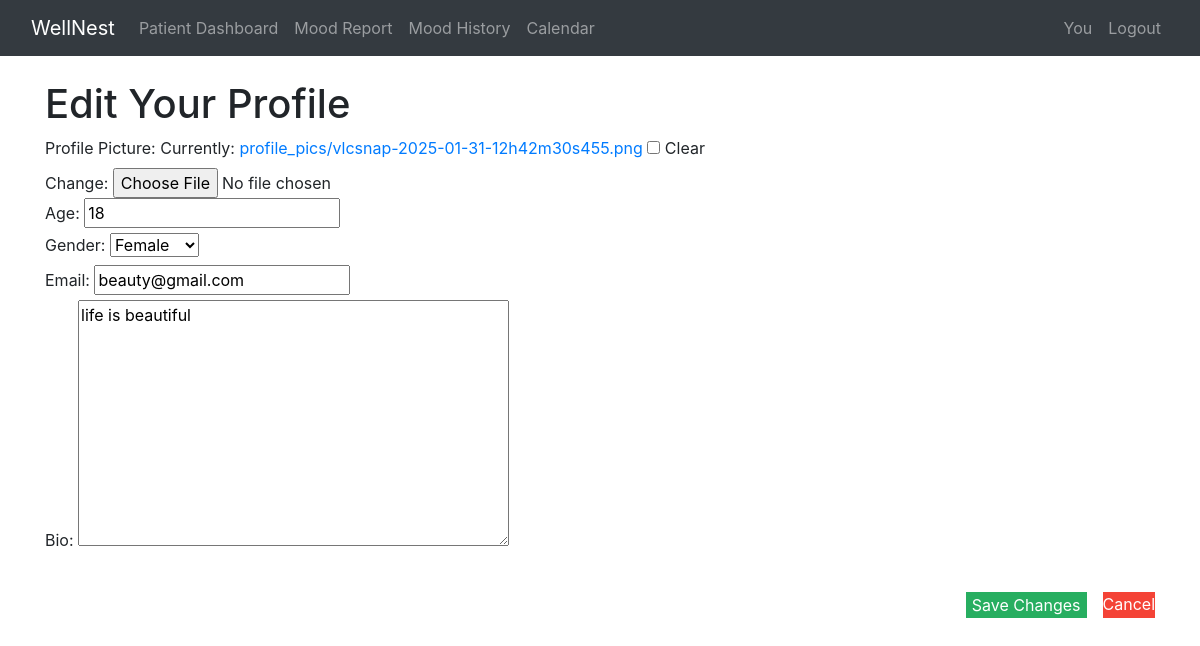
The app's page /edit_profile_view/ (signed in) with its own data.
### website/models.py (models this page shows, shortened)
class PatientProfile(models.Model):
    user = models.OneToOneField(User, on_delete=models.CASCADE)
    age = models.CharField(max_length=3, blank=True)
    gender = models.CharField(
        max_length=10,
        choices=[('Male', 'Male'), ('Female', 'Female'), ('Other', 'Other')],
        blank=True
    )
    phone = models.CharField(max_length=15, blank=True)
    email = models.EmailField(blank=True)
    bio = models.TextField(blank=True, null=True)
    profile_picture = models.ImageField(upload_to='profile_pics/', blank=True, null=True)  # 👈 Add this line

### website/appointment_views.py (the view)
# urls.py: path('edit_profile_view/', appointment_views.edit_profile_view, name='edit_profile_view'),
@login_required
def edit_profile_view(request):
    profile = get_object_or_404(PatientProfile, user=request.user)
    if request.method == 'POST':
        form = PatientProfileForm(request.POST, request.FILES, instance=profile)
        if form.is_valid():
            form.save()
            messages.success(request, 'Profile updated successfully!')
            return redirect('profile_summary_view')  # Return to summary after save
    else:
        form = PatientProfileForm(instance=profile)
    return render(request, 'profiles/patient_edit_profile.html', {'form': form})

### website/forms.py
class PatientProfileForm(forms.ModelForm):
    class Meta:
        model = PatientProfile
        fields = [ 'age', 'gender', 'phone', 'email', 'bio', 'profile_picture']

### website/templates/profiles/patient_edit_profile.html (shortened to what this page needs)
{% extends "base.html" %}
{% load static %}
{% block content %}
<div class="profile-edit-container">
    <h1 class="edit-profile-title">Edit Your Profile</h1>
    <form method="POST" enctype="multipart/form-data" class="profile-edit-form">
        <div class="form-field">
            <label for="{{ form.profile_picture.id_for_label }}">Profile Picture:</label>
            {{ form.profile_picture }}
        </div>
        <div class="form-field">
            <label for="{{ form.age.id_for_label }}">Age:</label>
            {{ form.age }}
        </div>
        <div class="form-field">
            <label for="{{ form.gender.id_for_label }}">Gender:</label>
            {{ form.gender }}
        </div>
        <div class="form-field">
          <label for="{{ form.email.id_for_label }}">Email:</label>
          {{ form.email }}
      </div>
        <div class="form-field">
            <label for="{{ form.bio.id_for_label }}">Bio:</label>
            {{ form.bio }}
        </div>
        <div class="form-actions">
            <button type="submit" class="btn-save">
                 Save Changes
            </button>
            <a href="{% url 'profile_summary_view' %}" class="btn-cancel">
                 Cancel
            </a>
        </div>
    </form>
</div>
{% endblock %}

### static/css/main.css (style rules this page uses)
.form-actions { display: flex; gap: 1rem; margin-top: 2rem; justify-content: flex-end; }
.btn-save { background: #4CAF50; color: white; }
.btn-cancel { background: #f44336; color: white; }
.profile-actions, .form-actions { display: flex; gap: 1rem; margin-top: 2rem; }
.btn-save { background: #27ae60; color: white; border: none; }

### records on screen
PatientProfile: age "18", gender "Female", email "beauty@gmail.com", bio "life is beautiful"
